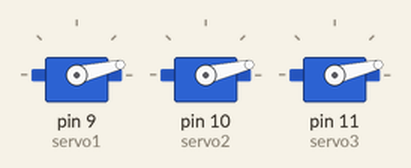
A sketch run on a simulated Arduino Uno, built with avr-gcc and run on an emulated ATmega328P. Parts: 3 × servo.

Above: at 0.15 s.
At 0.76 s:
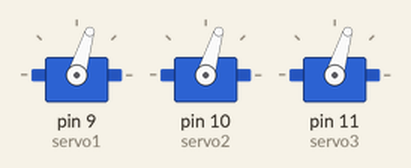
At 1.37 s:
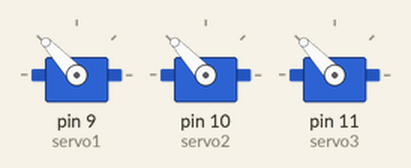
At 2.1 s:
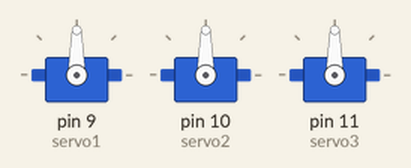
Timing chart, 0 to 3.6 s (numbered marks = the images above):
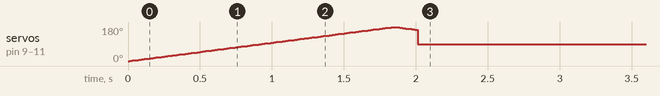

The sketch:

grand_jaiks1.ino
```cpp
#include <Servo.h>

// إنشاء ثلاث كائنات للسيرفو
Servo servo1;
Servo servo2;
Servo servo3;

unsigned long startTime;
bool sweepDone = false;

void setup() {
  // ربط السيرفوهات مع منافذ PWM
  servo1.attach(9);
  servo2.attach(10);
  servo3.attach(11);

  startTime = millis();  // بدء التوقيت
}

void loop() {
  if (!sweepDone) {
    // تنفيذ حركة sweep لمدة ثانيتين
    for (int pos = 0; pos <= 180; pos += 1) {
      servo1.write(pos);
      servo2.write(pos);
      servo3.write(pos);
      delay(10);
      if (millis() - startTime > 2000) {
        sweepDone = true;
        break;
      }
    }

    for (int pos = 180; pos >= 0; pos -= 1) {
      servo1.write(pos);
      servo2.write(pos);
      servo3.write(pos);
      delay(10);
      if (millis() - startTime > 2000) {
        sweepDone = true;
        break;
      }
    }
  } else {
    // تثبيت السيرفوهات على 90 درجة
    servo1.write(90);
    servo2.write(90);
    servo3.write(90);
  }
}
```

Measured:
- by itself, servo on pin 9 (servo1), servo on pin 10 (servo2), servo on pin 11 (servo3): rises from 0° to 180° in 1.8 s, then falls to 90° in 0.17 s
